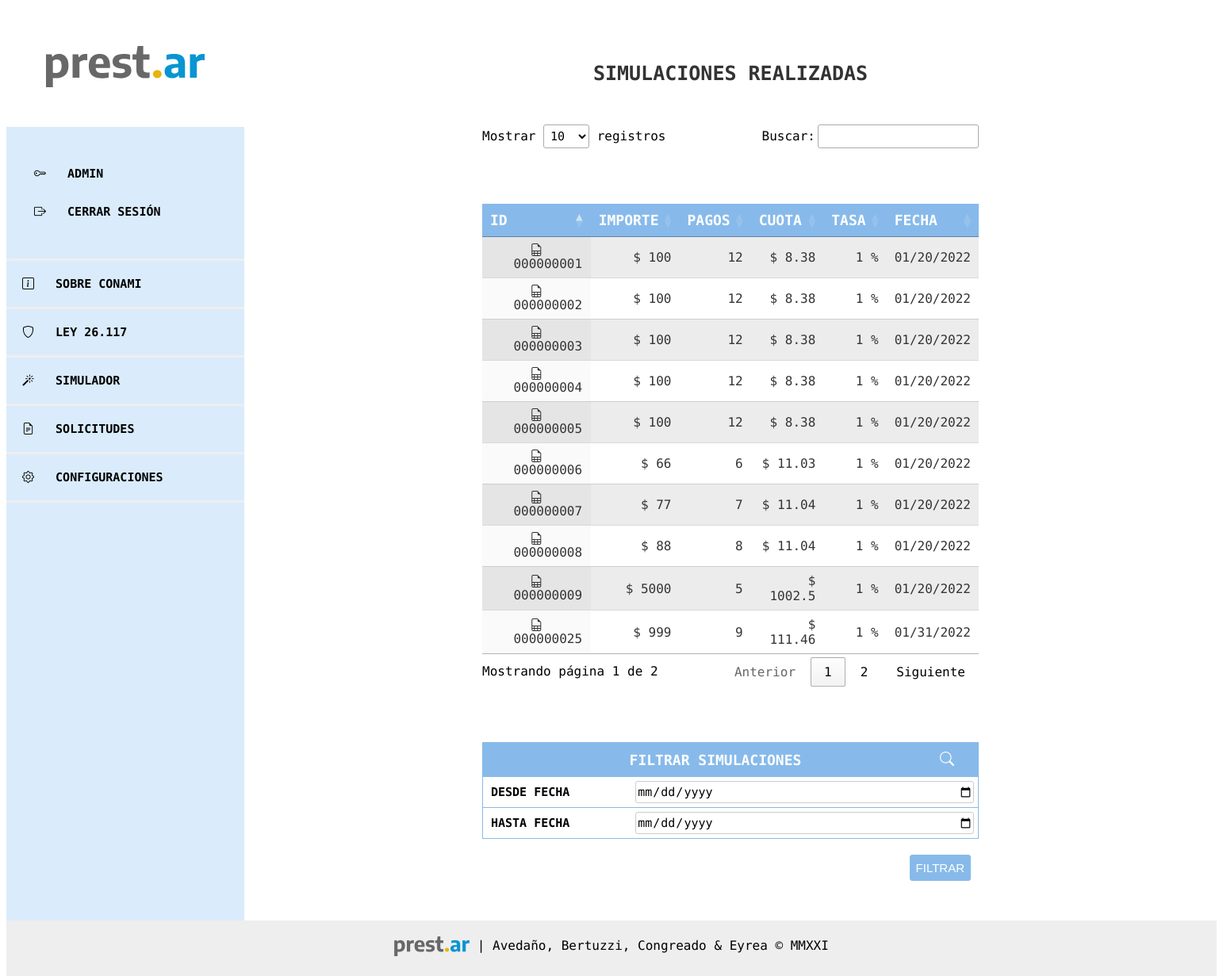
Before: /simulador/propias/ (signed in) with the older database file.
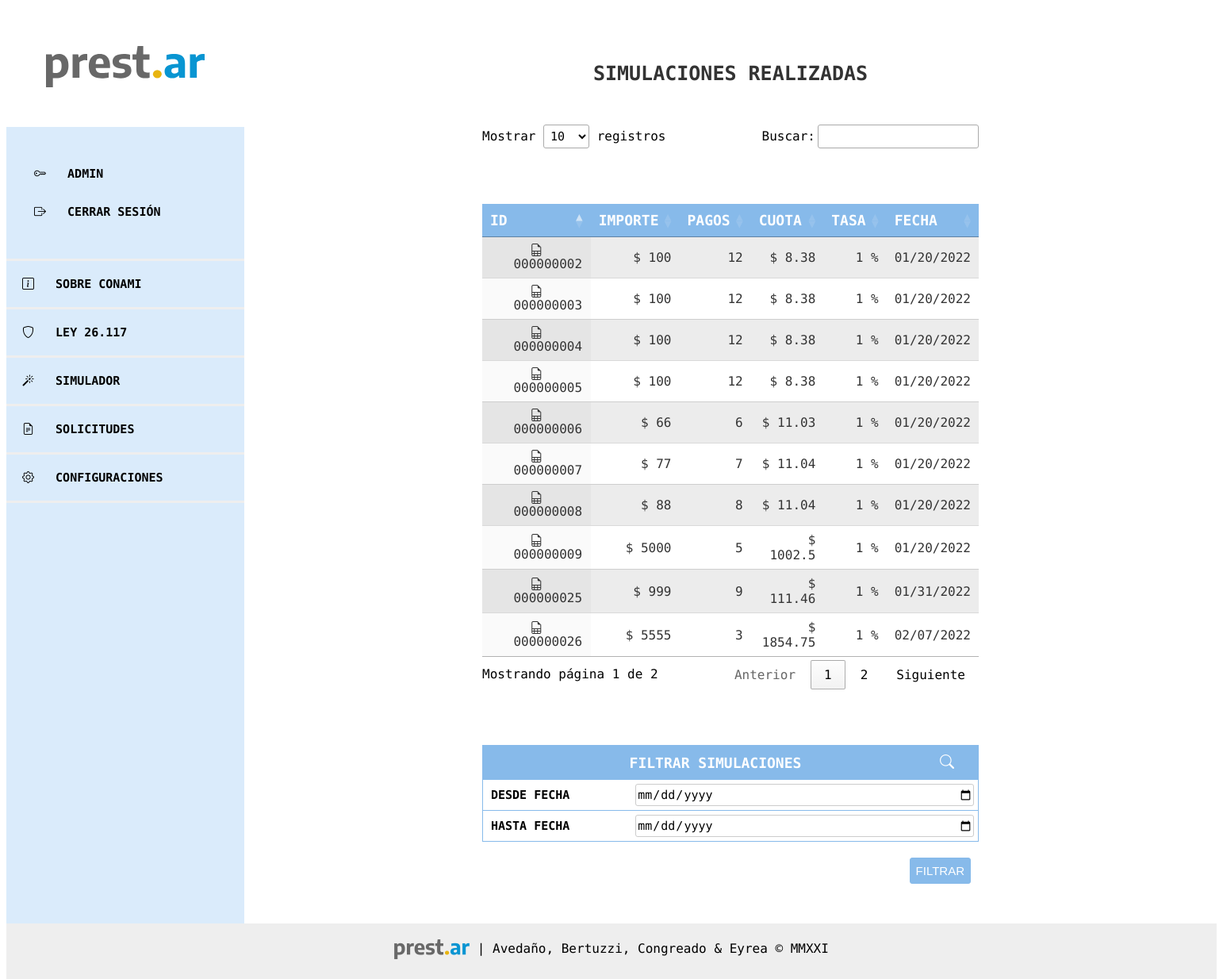
After: the same page with the newer database file.
### prestamos/models.py (models this page shows, shortened)
class Simulacion(models.Model):
    CUOTAS_LISTA = [
        ('1', '1'),
        ('3', '3'),
        ('6', '6'),
        ('9', '9'),
        ('12', '12'),
        ('18', '18'),
        ('24', '24'),
    ]
    smvm = models.ForeignKey(
        SMVM, on_delete=models.CASCADE, null=True, default=1)
    author = models.ForeignKey(
        settings.AUTH_USER_MODEL, on_delete=models.CASCADE, null=True)  # Acá tiene que quedar el null=True porque se tiene que poder hacer simulaciones sin registrarse
    nombre = models.CharField(max_length=200)
    apellido = models.CharField(max_length=200)
    dni = models.IntegerField(validators=[
                              MaxValueValidator(99999999)])
    importe_solicitado = models.PositiveIntegerField()
    created_date = models.DateTimeField(
        default=timezone.now)
    tasa_id = models.ForeignKey(
        TasaInteres, on_delete=models.CASCADE, null=True, default=1)
    tasa_anual = models.PositiveIntegerField()
    cant_cuotas = models.CharField(max_length=200, choices=CUOTAS_LISTA)
    telefono = models.CharField(max_length=200)
    email = models.CharField(max_length=200)
    cuota_final = models.DecimalField(
        decimal_places=2, max_digits=9, null=True)
    def calculo_cuota(self):
        interes = int(self.tasa_anual)/100
        cant_cuotas = int(self.cant_cuotas)
        calculo_cuota = round(self.importe_solicitado*(interes/12) /
                              (1-(1+(interes/12))**(-cant_cuotas)), 2)
        return round(calculo_cuota, 2)

### prestamos/views.py (the view)
# urls.py: path('simulador/propias/', views.simulaciones_propias,
def simulaciones_propias(request):
    simulaciones = SimulacionFilter(
        request.GET, queryset=Simulacion.objects.filter(author=request.user))
    print(simulaciones)
    return render(request, 'simulador/simulaciones_propias.html', {'filter': simulaciones})

### prestamos/templates/simulador/simulaciones_propias.html (shortened to what this page needs)
{% extends 'base.html' %}
{% block content %}
<header>
	<span>SIMULACIONES REALIZADAS</span>
</header>
<main>
    <table id="example" class="display" style="width:100%">
        <thead>
            <tr class="titulo mayus">
                <th>ID </th>
                <th >IMPORTE </th>
                <th >PAGOS </th>
                <th > CUOTA </th>
                <th>TASA </th>
                <th >FECHA </th>
            </tr>
        </thead>
        <tbody>
            {% for simulacion in filter.qs %}
                <tr >
                    <td style="text-align: center;"><a href="{% url 'simulacion_detail' pk=simulacion.pk %}"><i class="bi bi-file-earmark-spreadsheet"></i>&nbsp;&nbsp;&nbsp;{{ simulacion.id|stringformat:"09d" }}</a></td>
                    <td>$ {{ simulacion.importe_solicitado }}</td>
                    <td>{{ simulacion.cant_cuotas }}</td>
                    <td>$ {{ simulacion.calculo_cuota }}</td>
                    <td>{{ simulacion.tasa_anual }} %</td>
                    <td style="text-align: center;">{{ simulacion.created_date|date:"SHORT_DATE_FORMAT" }}</td>
                </tr>
            {% endfor %}
            </tbody>
    </table>
{% if user.is_authenticated %}
<form method="GET" style="padding-top: 70px;">
    <div class="caja">
        <div class="grid-item titulo mayus">
            <span>FILTRAR SIMULACIONES<i style="float:right; padding-right:20px" class="bi bi-search"></i></span>
        </div>
        <div class="grid-item texto" value="created_date">DESDE FECHA</div>
        <div class="grid-input" value="SIMULACION">{{ filter.form.start_date }}</div>
        <div class="grid-item texto" value="created_date">HASTA FECHA</div>
        <div class="grid-input" value="SIMULACION"> {{ filter.form.end_date }}</div>
    </div>
    <button class="filtrar btn btn-outline-secondary" type="submit" value="FILTRAR">FILTRAR</button>
</form>
{% endif %}
</main>
{% endblock %}

Changed rows visible on the page:
removed Simulacion: id "000000001", importe_solicitado "100", cant_cuotas "12", calculo_cuota "8.38", tasa_anual "1", created_date "01/20/2022"
now on this page (row unchanged): Simulacion: id "000000026", importe_solicitado "5555", cant_cuotas "3", calculo_cuota "1854.75", tasa_anual "1", created_date "02/07/2022"
